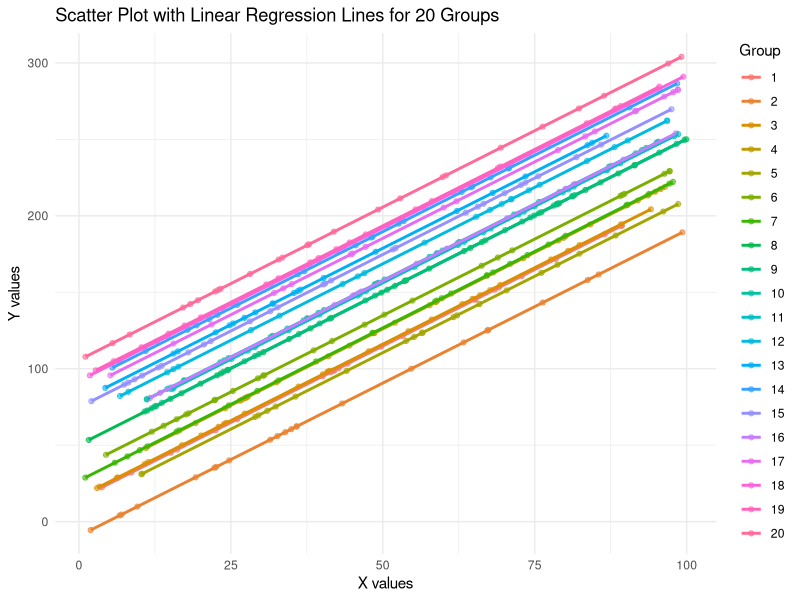

Generate this figure with R:
# Load necessary libraries
library(ggplot2)
library(dplyr)

# Set seed for reproducibility
set.seed(123)

# Generate synthetic data with 20 groups
n <- 500  # Total points
data <- data.frame(
  x = runif(n, 1, 100),  # Random x values
  group = factor(sample(1:20, n, replace = TRUE))  # Assign to 20 groups
)

# Create a different y value for each group with some noise
data <- data %>%
  group_by(group) %>%
  mutate(y = 2 * x + as.numeric(group) * 5 + rnorm(n()/20, sd = 10)) %>%
  ungroup()

# Plot scatter plot with linear regression lines for each group
ggplot(data, aes(x = x, y = y, color = group)) +
  geom_point(alpha = 0.6) +  # Scatter points
  geom_smooth(method = "lm", se = FALSE) +  # Linear regression lines
  theme_minimal() +
  labs(title = "Scatter Plot with Linear Regression Lines for 20 Groups",
       x = "X values",
       y = "Y values",
       color = "Group")

